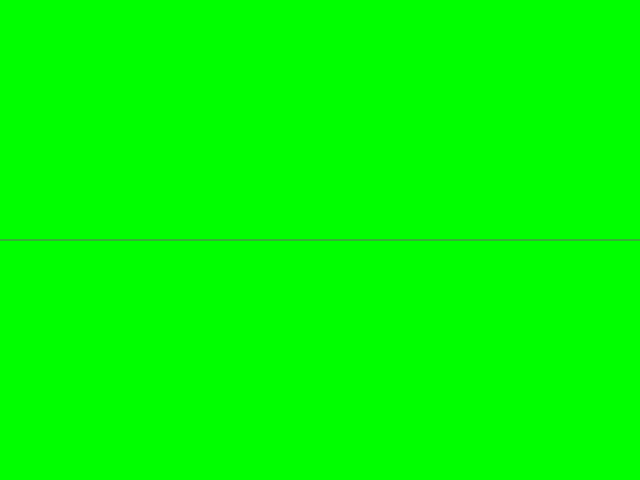
Frame 1 (no input)
Frame 60 (no input): identical to frame 1, image omitted
Frame 120 (the mouse pressed at the canvas centre since frame 60): identical to frame 1, image omitted

The p5.js sketch that drew this single still picture (run headless with seeded random() and noise() and a simulated clock; from frame 60 on, the mouse is pressed at the canvas centre):

// p5.js sketch
// ── sketch.js
// def main(args):
//     ileKw = int(input("Podaj ilość losowanych punktów: "))
//     ileKo = 0
//     r = 1

//     for i in range(ileKw):
//         x = random.random()
//         y = random.random()
//         if x**2 + y**2 <= r**2:
//             ileKo += 1

//     pi = 4 * ileKo / ileKw
//     print("Przybliżona wartość pi: ", pi)

szerokosc = 640;
wysokosc = 480;

ileKw = prompt("Podaj ilość punktów: ", 100);
ileKo = parseInt(ileKw);
r = prompt("Podaj promień: ", 100);
ileKo = 0;

function getRnd(min, max) {
	return Math.random() * (max - min) + min;
}

lx = [];
ly = [];

for (i = 0; i < ileKw; i++) {
	x = Math.floor(getRnd(r, -r));
	y = Math.floor(getRnd(r, -r));
	// console.log(x);
	// console.log(y);
	lx[i] = x;
	lx[i] = y;
	if (x*x + y*y <= r*r) {
		ileKo++;
	}
}

console.log(x);
pi = 4 * ileKo / ileKw;
alert("Przybliżona wartość pi: " + pi);

function setup() {
  createCanvas(szerokosc, wysokosc);
  stroke('#666');
  background('#00ff00');
  ellipse(szerokosc / 2, wysokosc / 2, 2 * r, 2 * r);
  line(szerokosc / 2, szerokosc / 2, wysokosc);
  line(0, wysokosc / 2, szerokosc, wysokosc / 2);
}

x_offset = szerokosc / 2;
y_offset = wysokosc / 2;


function draw() {
	for (i = 0; i < ileKw; i++) {
		if (lx[i]*lx[i] + ly[i]*ly[i] <= r*r) {
			stroke('#f00');
		} else {
				stroke('#000');
		}
		point(lx[i] , ly[i]);
	}
}
// ── rbrowna.js
w = 640;
h = 480;

n = 50;
x = y = 0;
lx = [0];
ly = [0];

function getRnd(min, max) {
	return Math.random() * (max - min) + min;
}

przesuniecie = 25;

for (i = 0; i < n; i++) {
	rad = Math.floor(getRnd(0, 360)* Math.PI /180);
	x = x + Math.cos(rad) * przesuniecie;
	y = y + Math.sin(rad) * przesuniecie;
	lx[i+1] = x;
	ly[i+1] = y;
}

console.log(lx);

x_offset = h / 2;
y_offset = w / 2;

function setup() {
  createCanvas(w, h);
  stroke('#666');
  background('#fff');
  line(w / 2, 0, w / 2, h);
  line(0, h / 2, w, h / 2);
}

function draw() {
	for (i = 0; i < n ; i++){
	point(lx[i] + x_offset , ly[i] + y_offset);
	line(lx[i], ly[i], lx[i+1] + x_offset, ly[i+1] + y_offset);
	}
}
